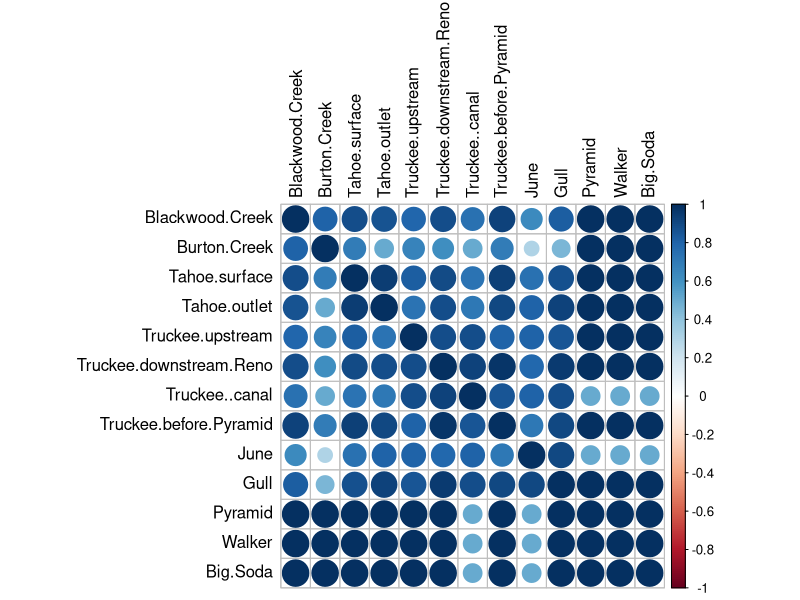

Here is the R script that generated this plot: (Note: this script raises an error after producing the figure.)
#Ruta Basijokaite
#------------------------------------------
#This code performs correlation analysis to study relationship among different nutrients, study site
#land covers, and between land cover and observed nutrient concentrations.
#Then the most influential land cover types are then used to develop OLS model to predict nutrient 
#concentrations using land cover percentage  as explanatory variable
#-----------------------------------------

#Uploading measured concentrations
#Nutrient type = row name, site name = column name
Analyte_conc<-read.csv(file="Analyte_conc.csv",sep=",",row.names=1,header=T) 

#### CORRELATION ANALYSIS ####

#Hmisc contains many functions useful for data analysis, including correlation analysis
library("Hmisc")
#Library for ploting correlation analysis results
library(corrplot)
#Analyzing correlation patterns among studied nutrient analytes
#Spearman correlation coefficient was used as it could not be assumed that relationship among variables
#is linear. Spearman correlation coefficient evaluates monotonic relationship among variables, which is a better fit
#to evaluate a relationship between environemnatal variables.
rcor_vals_spear=rcorr(as.matrix(Analyte_conc),type = c("spearman"))
corrplot(rcor_vals_spear$r,tl.col="black")
rcor_vals_spear_IC_site=rcorr(as.matrix(IC_data),type = c("spearman"))
corrplot(rcor_vals_spear_IC_site$r,tl.col="black")
rcor_vals_spear_no_salty_lakes=rcorr(as.matrix(Analyte_conc[,1:10]),type = c("spearman"))
corrplot(rcor_vals_spear_no_salty_lakes$r,tl.col="black")

#Concentrations split by detection method
Hach_data=t(Analyte_conc[1:3,])
IC_data=t(Analyte_conc[4:8,1:10])
#analyzing study site correlations separately based on analysis method
rcor_vals_spear_hach=rcorr(as.matrix(Hach_data),type = c("spearman"))
corrplot(rcor_vals_spear_hach$r,tl.col="black")
rcor_vals_spear_IC=rcorr(as.matrix(IC_data),type = c("spearman"))
corrplot(rcor_vals_spear_IC$r,tl.col="black")

#Analyzing co-occurance patterns among analyte concentrations
Analyte_conc_t=t(Analyte_conc)
#Changing column names 
colnames(Analyte_conc_t)=c('Phospohorus (mg/L)','Ammonia (mg/L)','Potassium (mg/L)','Fluoride (mg/L)',
                           'Chloride (mg/L)','Nitrate (mg/L)','Phosphate (mg/L)','Sulphate (mg/L')
rcor_vals_spear_analytes=rcorr(as.matrix(Analyte_conc_t),type = c("spearman"))
corrplot(rcor_vals_spear_analytes$r,tl.col="black")

#Analyzing study site land cover correlations
Land_cover<-read.csv(file="Land_cover_data.csv",sep=",",row.names=1,header=T) 
land_vals_spear=rcorr(as.matrix(Land_cover),type = c("spearman"))
corrplot(land_vals_spear$r,tl.col="black")

#Removing 2 sites that do not have land use data
Analyte_land_t=Analyte_conc_t[-c(3,9),]
Land_t=t(Land_cover)
#Another function that can be used to perform correlation analysis - cor
#It is more convenient to use when distict correlations between two sets are analyzed, as it does not report 
#correlation values for each dataset, but reports only correlations between two sets
cor_mat_clim_spear=cor(Analyte_land_t,Land_t,use="pairwise.complete.obs",method = c("spearman"))
corrplot(cor_mat_clim_spear,tl.col="black")

#Using rcorr function calculates correlation between two sets in addition to correlations among columns in two 
#analyzed datasets. 
rcor_vals_spear_analyte_land=rcorr(as.matrix(cbind(Analyte_land_t,Land_t)),type = c("spearman"))
corrplot(rcor_vals_spear_analyte_land$r,tl.col="black")
#Results using cor function are identical to values in the upper right quadrant produced using rcorr function
View(rcor_vals_spear_analyte_land$r)
View(cor_mat_clim_spear)

#### end ####
#------------------------------
#### MODELING ####
#Model for each nutrient is developed separately, as land cover influence on observed concentrations will vary 
#from compound to compound
#In total, 3 different linear models were created: nitrate, ammonia, sulphate

############  Nitrate Model

#Analyzing relationship between concnetrations and different land cover types
plot(Land_t[,4],Analyte_land_t[,6],pch=20,xlab=paste("Forested Land Cover %"),ylab=paste("Nitrate (mg/L)"))
#adding linear trend
abline(glm(Analyte_land_t[,6]~Land_t[,4]), col="blue",lwd=1,lty=2)

plot(Land_t[,2],Analyte_land_t[,6],pch=20,xlab=paste("Developed Land Cover %"),ylab=paste("Nitrate (mg/L)"))
abline(glm(Analyte_land_t[,6]~Land_t[,2]), col="blue",lwd=1,lty=2)

plot(Land_t[,5],Analyte_land_t[,6],pch=20,xlab=paste("Shrub Land Cover %"),ylab=paste("Nitrate (mg/L)"))
abline(glm(Analyte_land_t[,6]~Land_t[,5]), col="blue",lwd=1,lty=2)

plot(Land_t[,6],Analyte_land_t[,6],pch=20,xlab=paste("Herbaceous Land Cover %"),ylab=paste("Nitrate (mg/L)"))
abline(glm(Analyte_land_t[,6]~Land_t[,6]), col="blue",lwd=1,lty=2)

plot(Land_t[,7],Analyte_land_t[,6],pch=20,xlab=paste("Hay/Pasture Land Cover %"),ylab=paste("Nitrate (mg/L)"))
abline(glm(Analyte_land_t[,6]~Land_t[,7]), col="blue",lwd=1,lty=2)

plot(Land_t[,8],Analyte_land_t[,6],pch=20,xlab=paste("Cultivated Crops Land Cover %"),ylab=paste("Nitrate (mg/L)"))
abline(glm(Analyte_land_t[,6]~Land_t[,8]), col="blue",lwd=1,lty=2)

#Predictive OLS model for nitrate
#6 explanatory variables are used to predict nitrate concetrations in surface water:
#Forested, developed, shrub, herbaceous, hay/pasture, cultivated crops
Nitrate_model=lm(Analyte_land_t[,6]~Land_t[,4]+Land_t[,2]+Land_t[,5]+Land_t[,6]+Land_t[,7]+Land_t[,8])
summary(Nitrate_model)$r.squared
#Ploting results
plot(Analyte_land_t[1:8,6],Nitrate_model$fitted.values,pch=20,ylab=paste("Predicted Conc. (mg/L)"),xlab=paste("Nitrate (mg/L)"))
abline(glm(Nitrate_model$fitted.values~Analyte_land_t[1:8,6]), col="blue",lwd=1,lty=2)

############  Ammonia Model
plot(Land_t[,4],Analyte_land_t[,2],pch=20,xlab=paste("Forested Land Cover %"),ylab=paste("Ammonia (mg/L)"))
abline(glm(Analyte_land_t[,2]~Land_t[,4]), col="blue",lwd=1,lty=2)

plot(Land_t[,2],Analyte_land_t[,2],pch=20,xlab=paste("Developed Land Cover %"),ylab=paste("Ammonia (mg/L)"))
abline(glm(Analyte_land_t[,2]~Land_t[,2]), col="blue",lwd=1,lty=2)

plot(Land_t[,5],Analyte_land_t[,2],pch=20,xlab=paste("Shrub Land Cover %"),ylab=paste("Ammonia (mg/L)"))
abline(glm(Analyte_land_t[,2]~Land_t[,5]), col="blue",lwd=1,lty=2)

plot(Land_t[,6],Analyte_land_t[,2],pch=20,xlab=paste("Herbaceous Land Cover %"),ylab=paste("Ammonia (mg/L)"))
abline(glm(Analyte_land_t[,2]~Land_t[,6]), col="blue",lwd=1,lty=2)

plot(Land_t[,7],Analyte_land_t[,2],pch=20,xlab=paste("Hay/Pasture Land Cover %"),ylab=paste("Ammonia (mg/L)"))
abline(glm(Analyte_land_t[,2]~Land_t[,7]), col="blue",lwd=1,lty=2)

plot(Land_t[,8],Analyte_land_t[,2],pch=20,xlab=paste("Cultivated Crops Land Cover %"),ylab=paste("Ammonia (mg/L)"))
abline(glm(Analyte_land_t[,2]~Land_t[,8]), col="blue",lwd=1,lty=2)

Ammonia_model=lm(Analyte_land_t[,2]~Land_t[,4]+Land_t[,2]+Land_t[,5]+Land_t[,6]+Land_t[,7]+Land_t[,8])
summary(Ammonia_model)$r.squared
plot(Analyte_land_t[,2],Ammonia_model$fitted.values,pch=20,ylab=paste("Predicted Conc. (mg/L)"),xlab=paste("Ammonia (mg/L)"))
abline(glm(Ammonia_model$fitted.values~Analyte_land_t[,2]), col="blue",lwd=1,lty=2)

#Reducing number of explanatory variables. Only including variables that were identified as significant in the 
#model above
Ammonia_model2=lm(Analyte_land_t[,2]~Land_t[,2]+Land_t[,6]+Land_t[,8])
summary(Ammonia_model2)$r.squared
plot(Analyte_land_t[,2],Ammonia_model2$fitted.values,pch=20,ylab=paste("Predicted Conc. (mg/L)"),xlab=paste("Ammonia (mg/L)"))
abline(glm(Ammonia_model2$fitted.values~Analyte_land_t[,2]), col="blue",lwd=1,lty=2)

############ Sulphate Model
plot(Land_t[,4],Analyte_land_t[,8],pch=20,xlab=paste("Forested Land Cover %"),ylab=paste("Sulfate (mg/L)"))
abline(glm(Analyte_land_t[,8]~Land_t[,4]), col="blue",lwd=1,lty=2)

plot(Land_t[,2],Analyte_land_t[,8],pch=20,xlab=paste("Developed Land Cover %"),ylab=paste("Sulfate (mg/L)"))
abline(glm(Analyte_land_t[,8]~Land_t[,2]), col="blue",lwd=1,lty=2)

plot(Land_t[,5],Analyte_land_t[,8],pch=20,xlab=paste("Shrub Land Cover %"),ylab=paste("Sulfate (mg/L)"))
abline(glm(Analyte_land_t[,8]~Land_t[,5]), col="blue",lwd=1,lty=2)

plot(Land_t[,6],Analyte_land_t[,8],pch=20,xlab=paste("Herbaceous Land Cover %"),ylab=paste("Sulphate (mg/L)"))
abline(glm(Analyte_land_t[,8]~Land_t[,6]), col="blue",lwd=1,lty=2)

plot(Land_t[,7],Analyte_land_t[,8],pch=20,xlab=paste("Hay/Pasture Land Cover %"),ylab=paste("Sulphate (mg/L)"))
abline(glm(Analyte_land_t[,8]~Land_t[,7]), col="blue",lwd=1,lty=2)

plot(Land_t[,8],Analyte_land_t[,8],pch=20,xlab=paste("Cultivated Crops Land Cover %"),ylab=paste("Sulphate (mg/L)"))
abline(glm(Analyte_land_t[,8]~Land_t[,8]), col="blue",lwd=1,lty=2)

Suplhate_model=lm(Analyte_land_t[,8]~Land_t[,4]+Land_t[,2]+Land_t[,5]+Land_t[,6]+Land_t[,7]+Land_t[,8])
summary(Suplhate_model)$r.squared
plot(Analyte_land_t[1:8,8],Suplhate_model$fitted.values,pch=20,ylab=paste("Predicted Conc. (mg/L)"),xlab=paste("Sulfate (mg/L)"))
abline(glm(Suplhate_model$fitted.values~Analyte_land_t[1:8,8]), col="blue",lwd=1,lty=2)

#Simplified model
Sulphate_model2=lm(Analyte_land_t[,8]~Land_t[,4]+Land_t[,2]+Land_t[,5])
summary(Sulphate_model2)$r.squared
plot(Analyte_land_t[1:8,8],Sulphate_model2$fitted.values,pch=20,ylab=paste("Predicted Conc. (mg/L)"),xlab=paste("Sulfate (mg/L)"))
abline(glm(Sulphate_model2$fitted.values~Analyte_land_t[1:8,8]), col="blue",lwd=1,lty=2)

#### end ####
